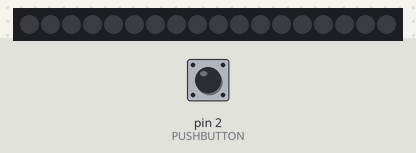
The sketch below on a simulated Arduino Uno, built with avr-gcc and run on an emulated ATmega328P. Parts: 18 RGB LEDs in strip order, left to right. Inputs (shaded band) come from the test bench; at power-on: pin 2 (PUSHBUTTON) LOW. Dim RGB values are drawn brighter than linear.

Above: at 1.2 s.
1.3 s: pin 2 (PUSHBUTTON) pulled HIGH for 0.15 s
At 2.2 s:
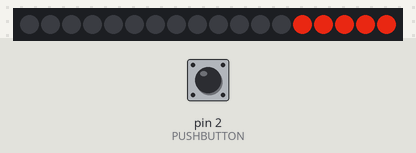
Timing chart, 0 to 4.3 s (numbered marks = the images above; inputs shaded):
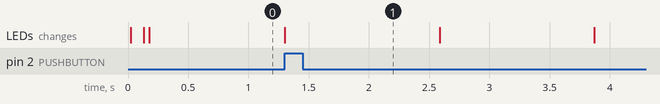

Measured:
- after the input at 1.3 s, the LEDs: change at once (image 1)

The sketch:

neoPixTest.ino
```cpp
#include "Adafruit_NeoPixel.h"

#define STRIP_PIN 6
#define NUMPIXELS 18  // can't be more than 256
#define PUSHBUTTON 2

#define LIGHTNING_START  18  //The Whole lightning strip
#define LIGHTNING_STOP   30
#define SUNSET_START     13  //Sunset strip
#define SUNSET_STOP      17

//0-4
//5-8
//9-12

Adafruit_NeoPixel strip = Adafruit_NeoPixel(NUMPIXELS,STRIP_PIN,NEO_GRB + NEO_KHZ800);

enum STATE {
 STATE_FADE_COLORS,
 STATE_LIGHTNING,
};

struct LightningDef{
  uint8_t startPixel;
  uint8_t stopPixel;
  uint8_t r;
  uint8_t g;
  uint8_t b;
  unsigned int duration;
};

const int startingBrightness     = 0;
const int maxLightningBrightness = 255;
const int lightningFadeInc       = 1;
int lightningBrightness          = 100;

int currentState;
int lastFade;

const LightningDef lightning[] = {
  {0, 4,  135, 206, 250, 20},
  {0, 12, 0,   0,   0,   109},
  {0, 4,  135, 206, 250, 44},
  {0, 12, 0,   0,   0,   89},
  {0, 4,  135, 206, 250, 29},
  {0, 12, 0,   0,   0,   23000}, //end of flash 1

  {0, 4,  135, 206, 250, 35},
  {0, 12, 0,   0,   0,   150},
  {0, 4,  135, 206, 250, 15},
  {0, 12, 0,   0,   0,   300},
  {0, 2,  135, 206, 255, 290},
  {0, 12, 0,   0,   0,   130},
  {0, 2,  135, 206, 255, 50},
  {0, 12, 0,   0,   0,   28000}, //end of flash 2

  {0, 4,  135, 206, 250, 80},
  {0, 12, 0,   0,   0,   39},
  {0, 4,  135, 206, 250, 50},
  {0, 12, 0,   0,   0,   15},
  {0, 4,  135, 206, 250, 75},
  {0, 12, 0,   0,   0,   35},
  {0, 4,  135, 206, 250, 55},
  {0, 12, 0,   0,   0,   25},
  {5, 8,  135, 206, 250, 84},
  {0, 12, 0,   0,   0,   40},
  {5, 8,  135, 206, 250, 46},
  {0, 12, 0,   0,   0,   75},
  {5, 8,  135, 206, 250, 84},
  {0, 12, 0,   0,   0,   29},
  {5, 8,  135, 206, 250, 25},
  {0, 12, 0,   0,   0,   2000},  //end of flash 3

  {0, 4,  135, 206, 250, 110},
  {0, 12, 0,   0,   0,   34},
  {0, 4,  135, 206, 250, 300},
  {0, 12, 0,   0,   0,   30},
  {0, 4,  135, 206, 250, 30},
  {0, 12, 0,   0,   0,   30},
  {0, 4,  135, 206, 250, 380},
  {0, 12, 0,   0,   0,   28000}, //end of flash 4

  {5, 8,  135, 206, 250, 28},
  {0, 12, 0,   0,   0,   98},
  {5, 8,  135, 206, 250, 41},
  {0, 12, 0,   0,   0,   1000},
  {9, 12, 135, 206, 250, 35},
  {0, 12, 0,   0,   0,   32},
  {9, 12, 135, 206, 250, 30},
  {0, 12, 0,   0,   0,   41},
  {9, 12, 135, 206, 250, 185},
  {0, 12, 0,   0,   0,   40},
  {9, 12, 135, 206, 250, 25},
  {0, 12, 0,   0,   0,   24000}, //end of flash 5

  {0, 4,  135, 206, 250, 35},
  {0, 12, 0,   0,   0,   100},
  {0, 4,  135, 206, 250, 15},
  {0, 12, 0,   0,   0,   300},
  {0, 4,  135, 206, 250, 290},
  {0, 12, 0,   0,   0,   30},
  {0, 4,  135, 206, 250, 50},
  {0, 12, 0,   0,   0,   0},
  {0, 4,  135, 206, 250, 16},
  {0, 12, 0,   0,   0,   36},
  {0, 4,  135, 206, 250, 23},
  {0, 12, 0,   0,   0,   35},
  {0, 4,  135, 206, 250, 16},
  {0, 12, 0,   0,   0,   24000}, //end of flash 6

  {5, 8,  135, 206, 250, 110},
  {0, 12, 0,   0,   0,   34},
  {5, 8,  135, 206, 250, 300},
  {0, 12, 0,   0,   0,   31},
  {5, 8,  135, 206, 250, 28},
  {0, 12, 0,   0,   0,   34},
  {5, 8,  135, 206, 250, 378},
  {0, 12, 0,   0,   0,   427},
  {5, 8,  135, 206, 250, 79},
  {0, 12, 0,   0,   0,   49},
  {5, 8,  135, 206, 250, 46},
  {0, 12, 0,   0,   0,   52},
  {5, 8,  135, 206, 250, 93},
  {0, 12, 0,   0,   0,   29},
  {5, 8,  135, 206, 250, 25},
  {0, 12, 0,   0,   0,   4000},  //end of flash 7

  {0, 4,  135, 206, 250, 35},
  {0, 12, 0,   0,   0,   150},
  {0, 4,  135, 206, 250, 15},
  {0, 12, 0,   0,   0,   290},
  {0, 2,  135, 206, 250, 290},
  {0, 12, 0,   0,   0,   130},
  {0, 2,  135, 206, 250, 50},
  {0, 12, 0,   0,   0,   130},   //end of flash 8

  {0, 4,  135, 206, 250, 20},
  {0, 12, 0,   0,   0,   109},
  {0, 4,  135, 206, 250, 44},
  {0, 12, 0,   0,   0,   89},
  {0, 4,  135, 206, 250, 29},
  {0, 12, 0,   0,   0,   0},     //end of flash 9

  {0, 4,  135, 206, 250, 80},
  {0, 12, 0,   0,   0,   39},
  {0, 4,  135, 206, 250, 50},
  {0, 12, 0,   0,   0,   15},
  {0, 4,  135, 206, 250, 75},
  {0, 12, 0,   0,   0,   35},
  {0, 4,  135, 206, 250, 55},
  {0, 12, 0,   0,   0,   25},
  {5, 8,  135, 206, 250, 84},
  {0, 12, 0,   0,   0,   40},
  {5, 8,  135, 206, 250, 46},
  {0, 12, 0,   0,   0,   75},
  {5, 8,  135, 206, 250, 84},
  {0, 12, 0,   0,   0,   29},
  {5, 8,  135, 206, 250, 25},
  {0, 12, 0,   0,   0,   2000},  //end of flash 10

  {5, 8,  135, 206, 250, 28},
  {0, 12, 0,   0,   0,   98},
  {5, 8,  135, 206, 250, 41},
  {0, 12, 0,   0,   0,   1000},
  {9, 12, 135, 206, 250, 35},
  {0, 12, 0,   0,   0,   32},
  {9, 12, 135, 206, 250, 20},
  {0, 12, 0,   0,   0,   41},
  {9, 12, 135, 206, 250, 185},
  {0, 12, 0,   0,   0,   40},
  {9, 12, 135, 206, 250, 25},
  {0, 12, 0,   0,   0,   0},
  {5, 8,  135, 206, 250, 110},
  {0, 12, 0,   0,   0,   34},
  {5, 8,  135, 206, 250, 300},
  {0, 12, 0,   0,   0,   31},
  {5, 8,  135, 206, 250, 28},
  {0, 12, 0,   0,   0,   34},
  {5, 8,  135, 206, 250, 378},
  {0, 12, 0,   0,   0,   427},
  {5, 8,  135, 206, 250, 79},
  {0, 12, 0,   0,   0,   49},
  {5, 8,  135, 206, 250, 46},
  {0, 12, 0,   0,   0,   52},
  {5, 8,  135, 206, 250, 93},
  {0, 12, 0,   0,   0,   29},
  {5, 8,  135, 206, 250, 25},
  {0, 12, 0,   0,   0,   21000}, //end of flash 11

  {9, 12, 135, 206, 250, 110},
  {0, 12, 0,   0,   0,   34},
  {9, 12, 135, 206, 250, 300},
  {0, 12, 0,   0,   0,   30},
  {9, 12, 135, 206, 250, 30},
  {0, 12, 0,   0,   0,   30},
  {9, 12, 135, 206, 250, 380},
  {0, 12, 0,   0,   0,   26000}, //end of flash 12
};

void setup() {
  // Serial.begin(9600); //DEBUG output
  pinMode(PUSHBUTTON, INPUT);
  currentState = STATE_LIGHTNING;
  lastFade = 0;
  strip.begin();

  // make sure all pixels are off
  strip.clear();
//  for (int i = 0; i < NUMPIXELS; i++) {
//    strip.setPixelColor(i, strip.Color(0, 0, 0));
//  }
  strip.show();
}

//Reset the lightningBrightness
void startFadeSunset() {
  //Make sure the lightning strip aren't on
  for(int i=LIGHTNING_START;i<LIGHTNING_STOP;i++){
    strip.setPixelColor(i, strip.Color(0,0,0));
  }
  strip.show();
  //reset lightningBrightness for fade
  currentState = STATE_FADE_COLORS;
}

void setLightning(int start, int stop, int16_t r, int16_t g, int16_t b, unsigned int duration) {
  static unsigned long time = 0;

  if (time == 0) {
    time = millis();

    if (lightningBrightness < maxLightningBrightness) {
      if (lightningBrightness + lightningFadeInc < maxLightningBrightness)
        lightningBrightness += lightningFadeInc;
      else {
        lightningBrightness = maxLightningBrightness;
      }
    }

    for (int i = start; i <= stop; i++) {
     strip.setPixelColor(i, r * lightningBrightness / maxLightningBrightness, g * lightningBrightness / maxLightningBrightness, b * lightningBrightness / maxLightningBrightness);
    }
    strip.show();  // This sends the updated pixel color to the hardware.
    return;
  }

  if (millis() - time >= duration) {
    currentState++;
    time = 0;
  }
}

void fader(int16_t r1,int16_t g1,int16_t b1,int16_t r2,int16_t g2,int16_t b2, uint32_t time) {
  const uint8_t steps = 8;              // higher the steps the more course the transition steps=10 would be a 1 second pixel update
  const uint8_t scaler = 8;             // magic number defines the bit shifting of colors
  const uint16_t duration = 1 << steps; // milisecond duration  = 2^steps

  time = time >> steps;

  const int16_t rinc = ((1 << scaler) / (double)time) * (r2 - r1);
  const int16_t ginc = ((1 << scaler) / (double)time) * (g2 - g1);
  const int16_t binc = ((1 << scaler) / (double)time) * (b2 - b1);

  int32_t newr = (int32_t)r1 << scaler;
  int32_t newg = (int32_t)g1 << scaler;
  int32_t newb = (int32_t)b1 << scaler;

  for (uint32_t i = 0; i < time; i++) {
    newr += rinc;
    newg += ginc;
    newb += binc;

    for (int i = SUNSET_START; i <= SUNSET_STOP; i++) {
      strip.setPixelColor(i, newr >> scaler, newg >> scaler, newb >> scaler);
    }
    strip.show();

    delay(duration);
  }
}

void loop()
{
  static unsigned long count = 0;

  if(digitalRead(PUSHBUTTON))
    startFadeSunset();

  if (lastFade == 1) {
    static double newr;
    static double newg;
    static double newb;
    static double rinc;
    static double ginc;
    static double binc;

    if (count == 0) {
      newr = 100;  // last fade starting color
      newg = 20;
      newb = 0;
      currentState = STATE_LIGHTNING;

      rinc = 50/50.0;
      ginc = 20/50.0;
      binc = 0;
    }

    count++;

    if (count % 10000 == 0) {  // 10.30 minutes
      static bool t = true;
      if (newr - rinc > 0) newr -= rinc;
      if (newg - ginc > 0) newg -= ginc;
      if (newb - binc > 0) newb -= binc;

      if (newr == 1) {
        for (int i = SUNSET_START; i <= SUNSET_STOP; i++) {
          strip.setPixelColor(i, 0, 0, 0);
        }
        lastFade = 0;
      } else {
        for (int i = SUNSET_START; i <= SUNSET_STOP; i++) {
          strip.setPixelColor(i, newr, newg, newb);
        }
      }
      strip.show();
    }
  }

  if (currentState >= (int)STATE_LIGHTNING) {
    const int lightningIndex = currentState - (int)STATE_LIGHTNING;

    if (lightningIndex >= sizeof(lightning) / sizeof(lightning[0]) - 1)
      currentState = STATE_LIGHTNING;

    setLightning(lightning[lightningIndex].startPixel,
                 lightning[lightningIndex].stopPixel,
                 lightning[lightningIndex].r,
                 lightning[lightningIndex].g,
                 lightning[lightningIndex].b,
                 lightning[lightningIndex].duration);

    return;
  }

  switch (currentState) {
    case STATE_FADE_COLORS: {
//      fader(186, 32, 15, 100, 20, 0, 240000);
      fader(186, 32, 15, 0, 0, 0, 240000);

      lastFade = 0;
      count = 0;
      lightningBrightness = startingBrightness;
      currentState = STATE_LIGHTNING;
    } break;
  }
}
```
